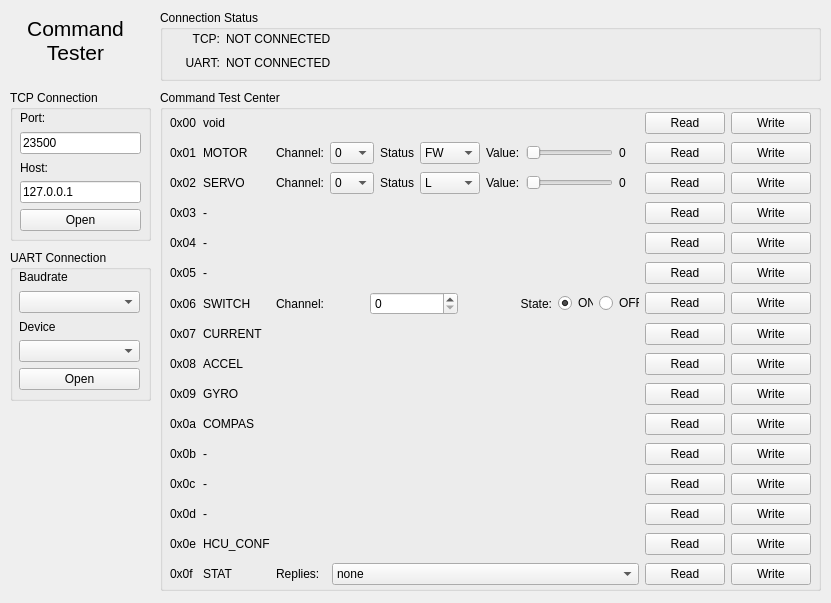
<?xml version="1.0" encoding="UTF-8"?>
<ui version="4.0">
 <class>TestCommander</class>
 <widget class="QWidget" name="TestCommander">
  <property name="geometry">
   <rect>
    <x>0</x>
    <y>0</y>
    <width>831</width>
    <height>603</height>
   </rect>
  </property>
  <property name="windowTitle">
   <string>Fuckup - Commander Testie</string>
  </property>
  <property name="windowIcon">
   <iconset resource="resources.qrc">
    <normaloff>:/icons/images/test-icon.png</normaloff>:/icons/images/test-icon.png</iconset>
  </property>
  <widget class="QGroupBox" name="groupBox">
   <property name="geometry">
    <rect>
     <x>10</x>
     <y>90</y>
     <width>141</width>
     <height>151</height>
    </rect>
   </property>
   <property name="title">
    <string>TCP Connection</string>
   </property>
   <widget class="QWidget" name="verticalLayoutWidget">
    <property name="geometry">
     <rect>
      <x>10</x>
      <y>20</y>
      <width>121</width>
      <height>121</height>
     </rect>
    </property>
    <layout class="QVBoxLayout" name="verticalLayout">
     <item>
      <widget class="QLabel" name="label_44">
       <property name="text">
        <string>Port:</string>
       </property>
      </widget>
     </item>
     <item>
      <widget class="QLineEdit" name="tcpPort">
       <property name="text">
        <string>23500</string>
       </property>
      </widget>
     </item>
     <item>
      <widget class="QLabel" name="label_42">
       <property name="text">
        <string>Host:</string>
       </property>
      </widget>
     </item>
     <item>
      <widget class="QLineEdit" name="tcpHost">
       <property name="text">
        <string>127.0.0.1</string>
       </property>
      </widget>
     </item>
     <item>
      <widget class="QPushButton" name="tcpOpenClose">
       <property name="text">
        <string>Open</string>
       </property>
      </widget>
     </item>
    </layout>
   </widget>
  </widget>
  <widget class="QGroupBox" name="groupBox_2">
   <property name="geometry">
    <rect>
     <x>10</x>
     <y>250</y>
     <width>141</width>
     <height>151</height>
    </rect>
   </property>
   <property name="title">
    <string>UART Connection</string>
   </property>
   <widget class="QWidget" name="verticalLayoutWidget_2">
    <property name="geometry">
     <rect>
      <x>9</x>
      <y>19</y>
      <width>121</width>
      <height>121</height>
     </rect>
    </property>
    <layout class="QVBoxLayout" name="verticalLayout_2">
     <item>
      <widget class="QLabel" name="label_46">
       <property name="text">
        <string>Baudrate</string>
       </property>
      </widget>
     </item>
     <item>
      <widget class="QComboBox" name="uartBaudrate"/>
     </item>
     <item>
      <widget class="QLabel" name="label_45">
       <property name="text">
        <string>Device</string>
       </property>
      </widget>
     </item>
     <item>
      <widget class="QComboBox" name="uartDevice"/>
     </item>
     <item>
      <widget class="QPushButton" name="uartOpenClose">
       <property name="text">
        <string>Open</string>
       </property>
      </widget>
     </item>
    </layout>
   </widget>
  </widget>
  <widget class="QGroupBox" name="groupBox_3">
   <property name="geometry">
    <rect>
     <x>160</x>
     <y>90</y>
     <width>661</width>
     <height>501</height>
    </rect>
   </property>
   <property name="title">
    <string>Command Test Center</string>
   </property>
   <widget class="QWidget" name="gridLayoutWidget">
    <property name="geometry">
     <rect>
      <x>10</x>
      <y>20</y>
      <width>641</width>
      <height>479</height>
     </rect>
    </property>
    <layout class="QGridLayout" name="gridLayout">
     <item row="1" column="3">
      <widget class="QPushButton" name="read_1">
       <property name="text">
        <string>Read</string>
       </property>
      </widget>
     </item>
     <item row="4" column="0">
      <widget class="QLabel" name="label_28">
       <property name="text">
        <string>0x03</string>
       </property>
      </widget>
     </item>
     <item row="7" column="4">
      <widget class="QPushButton" name="write_6">
       <property name="text">
        <string>Write</string>
       </property>
      </widget>
     </item>
     <item row="10" column="4">
      <widget class="QPushButton" name="write_9">
       <property name="text">
        <string>Write</string>
       </property>
      </widget>
     </item>
     <item row="6" column="4">
      <widget class="QPushButton" name="write_5">
       <property name="text">
        <string>Write</string>
       </property>
      </widget>
     </item>
     <item row="5" column="4">
      <widget class="QPushButton" name="write_4">
       <property name="text">
        <string>Write</string>
       </property>
      </widget>
     </item>
     <item row="4" column="4">
      <widget class="QPushButton" name="write_3">
       <property name="text">
        <string>Write</string>
       </property>
      </widget>
     </item>
     <item row="2" column="4">
      <widget class="QPushButton" name="write_2">
       <property name="text">
        <string>Write</string>
       </property>
      </widget>
     </item>
     <item row="0" column="4">
      <widget class="QPushButton" name="write_0">
       <property name="text">
        <string>Write</string>
       </property>
      </widget>
     </item>
     <item row="0" column="1">
      <widget class="QLabel" name="label_2">
       <property name="text">
        <string>void</string>
       </property>
      </widget>
     </item>
     <item row="1" column="1">
      <widget class="QLabel" name="label_3">
       <property name="text">
        <string>MOTOR</string>
       </property>
      </widget>
     </item>
     <item row="7" column="1">
      <widget class="QLabel" name="label">
       <property name="text">
        <string>SWITCH</string>
       </property>
      </widget>
     </item>
     <item row="5" column="1">
      <widget class="QLabel" name="label_5">
       <property name="text">
        <string>-</string>
       </property>
      </widget>
     </item>
     <item row="0" column="3">
      <widget class="QPushButton" name="read_0">
       <property name="text">
        <string>Read</string>
       </property>
      </widget>
     </item>
     <item row="13" column="3">
      <widget class="QPushButton" name="read_12">
       <property name="text">
        <string>Read</string>
       </property>
      </widget>
     </item>
     <item row="14" column="3">
      <widget class="QPushButton" name="read_13">
       <property name="text">
        <string>Read</string>
       </property>
      </widget>
     </item>
     <item row="8" column="3">
      <widget class="QPushButton" name="read_7">
       <property name="text">
        <string>Read</string>
       </property>
      </widget>
     </item>
     <item row="0" column="0">
      <widget class="QLabel" name="label_31">
       <property name="text">
        <string>0x00</string>
       </property>
      </widget>
     </item>
     <item row="1" column="0">
      <widget class="QLabel" name="label_30">
       <property name="text">
        <string>0x01</string>
       </property>
      </widget>
     </item>
     <item row="6" column="1">
      <widget class="QLabel" name="label_6">
       <property name="text">
        <string>-</string>
       </property>
      </widget>
     </item>
     <item row="2" column="3">
      <widget class="QPushButton" name="read_2">
       <property name="text">
        <string>Read</string>
       </property>
      </widget>
     </item>
     <item row="11" column="4">
      <widget class="QPushButton" name="write_10">
       <property name="text">
        <string>Write</string>
       </property>
      </widget>
     </item>
     <item row="12" column="4">
      <widget class="QPushButton" name="write_11">
       <property name="text">
        <string>Write</string>
       </property>
      </widget>
     </item>
     <item row="13" column="4">
      <widget class="QPushButton" name="write_12">
       <property name="text">
        <string>Write</string>
       </property>
      </widget>
     </item>
     <item row="14" column="4">
      <widget class="QPushButton" name="write_13">
       <property name="text">
        <string>Write</string>
       </property>
      </widget>
     </item>
     <item row="15" column="4">
      <widget class="QPushButton" name="write_14">
       <property name="text">
        <string>Write</string>
       </property>
      </widget>
     </item>
     <item row="16" column="4">
      <widget class="QPushButton" name="write_15">
       <property name="text">
        <string>Write</string>
       </property>
      </widget>
     </item>
     <item row="11" column="0">
      <widget class="QLabel" name="label_21">
       <property name="text">
        <string>0x0a</string>
       </property>
      </widget>
     </item>
     <item row="9" column="0">
      <widget class="QLabel" name="label_23">
       <property name="text">
        <string>0x08</string>
       </property>
      </widget>
     </item>
     <item row="8" column="0">
      <widget class="QLabel" name="label_24">
       <property name="text">
        <string>0x07</string>
       </property>
      </widget>
     </item>
     <item row="10" column="0">
      <widget class="QLabel" name="label_22">
       <property name="text">
        <string>0x09</string>
       </property>
      </widget>
     </item>
     <item row="8" column="1">
      <widget class="QLabel" name="label_7">
       <property name="text">
        <string>CURRENT</string>
       </property>
      </widget>
     </item>
     <item row="16" column="3">
      <widget class="QPushButton" name="read_15">
       <property name="text">
        <string>Read</string>
       </property>
      </widget>
     </item>
     <item row="4" column="3">
      <widget class="QPushButton" name="read_3">
       <property name="text">
        <string>Read</string>
       </property>
      </widget>
     </item>
     <item row="5" column="3">
      <widget class="QPushButton" name="read_4">
       <property name="text">
        <string>Read</string>
       </property>
      </widget>
     </item>
     <item row="12" column="3">
      <widget class="QPushButton" name="read_11">
       <property name="text">
        <string>Read</string>
       </property>
      </widget>
     </item>
     <item row="10" column="3">
      <widget class="QPushButton" name="read_9">
       <property name="text">
        <string>Read</string>
       </property>
      </widget>
     </item>
     <item row="11" column="3">
      <widget class="QPushButton" name="read_10">
       <property name="text">
        <string>Read</string>
       </property>
      </widget>
     </item>
     <item row="9" column="3">
      <widget class="QPushButton" name="read_8">
       <property name="text">
        <string>Read</string>
       </property>
      </widget>
     </item>
     <item row="6" column="3">
      <widget class="QPushButton" name="read_5">
       <property name="text">
        <string>Read</string>
       </property>
      </widget>
     </item>
     <item row="13" column="0">
      <widget class="QLabel" name="label_19">
       <property name="text">
        <string>0x0c</string>
       </property>
      </widget>
     </item>
     <item row="12" column="0">
      <widget class="QLabel" name="label_20">
       <property name="text">
        <string>0x0b</string>
       </property>
      </widget>
     </item>
     <item row="14" column="0">
      <widget class="QLabel" name="label_18">
       <property name="text">
        <string>0x0d</string>
       </property>
      </widget>
     </item>
     <item row="5" column="0">
      <widget class="QLabel" name="label_27">
       <property name="text">
        <string>0x04</string>
       </property>
      </widget>
     </item>
     <item row="15" column="0">
      <widget class="QLabel" name="label_17">
       <property name="text">
        <string>0x0e</string>
       </property>
      </widget>
     </item>
     <item row="15" column="1">
      <widget class="QLabel" name="label_14">
       <property name="text">
        <string>HCU_CONF</string>
       </property>
      </widget>
     </item>
     <item row="14" column="1">
      <widget class="QLabel" name="label_13">
       <property name="text">
        <string>-</string>
       </property>
      </widget>
     </item>
     <item row="13" column="1">
      <widget class="QLabel" name="label_12">
       <property name="text">
        <string>-</string>
       </property>
      </widget>
     </item>
     <item row="12" column="1">
      <widget class="QLabel" name="label_11">
       <property name="text">
        <string>-</string>
       </property>
      </widget>
     </item>
     <item row="11" column="1">
      <widget class="QLabel" name="label_10">
       <property name="text">
        <string>COMPAS</string>
       </property>
      </widget>
     </item>
     <item row="2" column="0">
      <widget class="QLabel" name="label_29">
       <property name="text">
        <string>0x02</string>
       </property>
      </widget>
     </item>
     <item row="16" column="1">
      <widget class="QLabel" name="label_15">
       <property name="text">
        <string>STAT</string>
       </property>
      </widget>
     </item>
     <item row="9" column="1">
      <widget class="QLabel" name="label_8">
       <property name="text">
        <string>ACCEL</string>
       </property>
      </widget>
     </item>
     <item row="10" column="1">
      <widget class="QLabel" name="label_9">
       <property name="text">
        <string>GYRO</string>
       </property>
      </widget>
     </item>
     <item row="15" column="3">
      <widget class="QPushButton" name="read_14">
       <property name="text">
        <string>Read</string>
       </property>
      </widget>
     </item>
     <item row="6" column="0">
      <widget class="QLabel" name="label_26">
       <property name="text">
        <string>0x05</string>
       </property>
      </widget>
     </item>
     <item row="7" column="0">
      <widget class="QLabel" name="label_25">
       <property name="text">
        <string>0x06</string>
       </property>
      </widget>
     </item>
     <item row="7" column="3">
      <widget class="QPushButton" name="read_6">
       <property name="text">
        <string>Read</string>
       </property>
      </widget>
     </item>
     <item row="9" column="4">
      <widget class="QPushButton" name="write_8">
       <property name="text">
        <string>Write</string>
       </property>
      </widget>
     </item>
     <item row="16" column="0">
      <widget class="QLabel" name="label_16">
       <property name="text">
        <string>0x0f</string>
       </property>
      </widget>
     </item>
     <item row="4" column="1">
      <widget class="QLabel" name="label_4">
       <property name="text">
        <string>-</string>
       </property>
      </widget>
     </item>
     <item row="8" column="4">
      <widget class="QPushButton" name="write_7">
       <property name="text">
        <string>Write</string>
       </property>
      </widget>
     </item>
     <item row="1" column="4">
      <widget class="QPushButton" name="write_1">
       <property name="text">
        <string>Write</string>
       </property>
      </widget>
     </item>
     <item row="2" column="1">
      <widget class="QLabel" name="label_32">
       <property name="text">
        <string>SERVO</string>
       </property>
      </widget>
     </item>
     <item row="1" column="2">
      <layout class="QHBoxLayout" name="horizontalLayout">
       <item>
        <widget class="QLabel" name="label_33">
         <property name="text">
          <string>Channel:</string>
         </property>
        </widget>
       </item>
       <item>
        <widget class="QComboBox" name="motChan">
         <property name="maximumSize">
          <size>
           <width>45</width>
           <height>16777215</height>
          </size>
         </property>
         <item>
          <property name="text">
           <string>0</string>
          </property>
         </item>
         <item>
          <property name="text">
           <string>1</string>
          </property>
         </item>
         <item>
          <property name="text">
           <string>2</string>
          </property>
         </item>
         <item>
          <property name="text">
           <string>3</string>
          </property>
         </item>
         <item>
          <property name="text">
           <string>4</string>
          </property>
         </item>
         <item>
          <property name="text">
           <string>5</string>
          </property>
         </item>
         <item>
          <property name="text">
           <string>6</string>
          </property>
         </item>
         <item>
          <property name="text">
           <string>7</string>
          </property>
         </item>
         <item>
          <property name="text">
           <string>8</string>
          </property>
         </item>
         <item>
          <property name="text">
           <string>9</string>
          </property>
         </item>
         <item>
          <property name="text">
           <string>10</string>
          </property>
         </item>
         <item>
          <property name="text">
           <string>11</string>
          </property>
         </item>
         <item>
          <property name="text">
           <string>12</string>
          </property>
         </item>
         <item>
          <property name="text">
           <string>13</string>
          </property>
         </item>
         <item>
          <property name="text">
           <string>14</string>
          </property>
         </item>
         <item>
          <property name="text">
           <string>15</string>
          </property>
         </item>
        </widget>
       </item>
       <item>
        <widget class="QLabel" name="label_35">
         <property name="text">
          <string>Status</string>
         </property>
        </widget>
       </item>
       <item>
        <widget class="QComboBox" name="motMode">
         <property name="minimumSize">
          <size>
           <width>60</width>
           <height>0</height>
          </size>
         </property>
         <property name="maximumSize">
          <size>
           <width>60</width>
           <height>16777215</height>
          </size>
         </property>
         <item>
          <property name="text">
           <string>FW</string>
          </property>
         </item>
         <item>
          <property name="text">
           <string>BW</string>
          </property>
         </item>
         <item>
          <property name="text">
           <string>BRAKE</string>
          </property>
         </item>
        </widget>
       </item>
       <item>
        <widget class="QLabel" name="label_34">
         <property name="text">
          <string>Value:</string>
         </property>
        </widget>
       </item>
       <item>
        <widget class="QSlider" name="motVal">
         <property name="maximum">
          <number>255</number>
         </property>
         <property name="orientation">
          <enum>Qt::Horizontal</enum>
         </property>
        </widget>
       </item>
       <item>
        <widget class="QLabel" name="motValLab">
         <property name="minimumSize">
          <size>
           <width>20</width>
           <height>0</height>
          </size>
         </property>
         <property name="text">
          <string>0</string>
         </property>
        </widget>
       </item>
      </layout>
     </item>
     <item row="2" column="2">
      <layout class="QHBoxLayout" name="horizontalLayout_2">
       <item>
        <widget class="QLabel" name="label_36">
         <property name="text">
          <string>Channel:</string>
         </property>
        </widget>
       </item>
       <item>
        <widget class="QComboBox" name="servChan">
         <property name="maximumSize">
          <size>
           <width>45</width>
           <height>16777215</height>
          </size>
         </property>
         <item>
          <property name="text">
           <string>0</string>
          </property>
         </item>
         <item>
          <property name="text">
           <string>1</string>
          </property>
         </item>
         <item>
          <property name="text">
           <string>2</string>
          </property>
         </item>
         <item>
          <property name="text">
           <string>3</string>
          </property>
         </item>
         <item>
          <property name="text">
           <string>4</string>
          </property>
         </item>
         <item>
          <property name="text">
           <string>5</string>
          </property>
         </item>
         <item>
          <property name="text">
           <string>6</string>
          </property>
         </item>
         <item>
          <property name="text">
           <string>7</string>
          </property>
         </item>
         <item>
          <property name="text">
           <string>8</string>
          </property>
         </item>
         <item>
          <property name="text">
           <string>9</string>
          </property>
         </item>
         <item>
          <property name="text">
           <string>10</string>
          </property>
         </item>
         <item>
          <property name="text">
           <string>11</string>
          </property>
         </item>
         <item>
          <property name="text">
           <string>12</string>
          </property>
         </item>
         <item>
          <property name="text">
           <string>13</string>
          </property>
         </item>
         <item>
          <property name="text">
           <string>14</string>
          </property>
         </item>
         <item>
          <property name="text">
           <string>15</string>
          </property>
         </item>
        </widget>
       </item>
       <item>
        <widget class="QLabel" name="label_37">
         <property name="text">
          <string>Status</string>
         </property>
        </widget>
       </item>
       <item>
        <widget class="QComboBox" name="servMode">
         <property name="minimumSize">
          <size>
           <width>60</width>
           <height>0</height>
          </size>
         </property>
         <property name="maximumSize">
          <size>
           <width>60</width>
           <height>16777215</height>
          </size>
         </property>
         <item>
          <property name="text">
           <string>L</string>
          </property>
         </item>
         <item>
          <property name="text">
           <string>R</string>
          </property>
         </item>
         <item>
          <property name="text">
           <string>Center</string>
          </property>
         </item>
        </widget>
       </item>
       <item>
        <widget class="QLabel" name="label_38">
         <property name="text">
          <string>Value:</string>
         </property>
        </widget>
       </item>
       <item>
        <widget class="QSlider" name="servVal">
         <property name="maximum">
          <number>255</number>
         </property>
         <property name="orientation">
          <enum>Qt::Horizontal</enum>
         </property>
        </widget>
       </item>
       <item>
        <widget class="QLabel" name="servValLab">
         <property name="minimumSize">
          <size>
           <width>20</width>
           <height>0</height>
          </size>
         </property>
         <property name="text">
          <string>0</string>
         </property>
        </widget>
       </item>
      </layout>
     </item>
     <item row="7" column="2">
      <layout class="QHBoxLayout" name="horizontalLayout_3">
       <item>
        <widget class="QLabel" name="label_39">
         <property name="text">
          <string>Channel:</string>
         </property>
        </widget>
       </item>
       <item>
        <widget class="QSpinBox" name="swChan">
         <property name="maximum">
          <number>127</number>
         </property>
        </widget>
       </item>
       <item>
        <widget class="QLabel" name="label_40">
         <property name="text">
          <string>State:</string>
         </property>
         <property name="alignment">
          <set>Qt::AlignRight|Qt::AlignTrailing|Qt::AlignVCenter</set>
         </property>
        </widget>
       </item>
       <item>
        <widget class="QRadioButton" name="swOn">
         <property name="minimumSize">
          <size>
           <width>35</width>
           <height>0</height>
          </size>
         </property>
         <property name="maximumSize">
          <size>
           <width>35</width>
           <height>16777215</height>
          </size>
         </property>
         <property name="text">
          <string>ON</string>
         </property>
         <property name="checked">
          <bool>true</bool>
         </property>
        </widget>
       </item>
       <item>
        <widget class="QRadioButton" name="swOff">
         <property name="minimumSize">
          <size>
           <width>40</width>
           <height>0</height>
          </size>
         </property>
         <property name="maximumSize">
          <size>
           <width>40</width>
           <height>16777215</height>
          </size>
         </property>
         <property name="text">
          <string>OFF</string>
         </property>
        </widget>
       </item>
      </layout>
     </item>
     <item row="16" column="2">
      <layout class="QHBoxLayout" name="horizontalLayout_4">
       <item>
        <widget class="QLabel" name="label_43">
         <property name="minimumSize">
          <size>
           <width>50</width>
           <height>0</height>
          </size>
         </property>
         <property name="maximumSize">
          <size>
           <width>50</width>
           <height>16777215</height>
          </size>
         </property>
         <property name="text">
          <string>Replies:</string>
         </property>
        </widget>
       </item>
       <item>
        <widget class="QComboBox" name="comboBox_7">
         <item>
          <property name="text">
           <string>none</string>
          </property>
         </item>
        </widget>
       </item>
      </layout>
     </item>
    </layout>
   </widget>
  </widget>
  <widget class="QGroupBox" name="groupBox_4">
   <property name="geometry">
    <rect>
     <x>160</x>
     <y>10</y>
     <width>661</width>
     <height>71</height>
    </rect>
   </property>
   <property name="title">
    <string>Connection Status</string>
   </property>
   <widget class="QWidget" name="gridLayoutWidget_2">
    <property name="geometry">
     <rect>
      <x>10</x>
      <y>20</y>
      <width>641</width>
      <height>41</height>
     </rect>
    </property>
    <layout class="QGridLayout" name="gridLayout_2">
     <item row="1" column="0">
      <widget class="QLabel" name="label_48">
       <property name="minimumSize">
        <size>
         <width>50</width>
         <height>0</height>
        </size>
       </property>
       <property name="maximumSize">
        <size>
         <width>50</width>
         <height>16777215</height>
        </size>
       </property>
       <property name="text">
        <string>UART:</string>
       </property>
       <property name="alignment">
        <set>Qt::AlignRight|Qt::AlignTrailing|Qt::AlignVCenter</set>
       </property>
      </widget>
     </item>
     <item row="0" column="0">
      <widget class="QLabel" name="label_47">
       <property name="minimumSize">
        <size>
         <width>50</width>
         <height>0</height>
        </size>
       </property>
       <property name="maximumSize">
        <size>
         <width>50</width>
         <height>16777215</height>
        </size>
       </property>
       <property name="text">
        <string>TCP:</string>
       </property>
       <property name="alignment">
        <set>Qt::AlignRight|Qt::AlignTrailing|Qt::AlignVCenter</set>
       </property>
      </widget>
     </item>
     <item row="0" column="1">
      <widget class="QLabel" name="tcpStatus">
       <property name="text">
        <string>NOT CONNECTED</string>
       </property>
      </widget>
     </item>
     <item row="1" column="1">
      <widget class="QLabel" name="uartStatus">
       <property name="text">
        <string>NOT CONNECTED</string>
       </property>
      </widget>
     </item>
    </layout>
   </widget>
  </widget>
  <widget class="QLabel" name="label_41">
   <property name="geometry">
    <rect>
     <x>10</x>
     <y>10</y>
     <width>131</width>
     <height>61</height>
    </rect>
   </property>
   <property name="font">
    <font>
     <pointsize>16</pointsize>
    </font>
   </property>
   <property name="text">
    <string>Command&lt;br/&gt;Tester</string>
   </property>
   <property name="alignment">
    <set>Qt::AlignCenter</set>
   </property>
  </widget>
 </widget>
 <resources>
  <include location="resources.qrc"/>
 </resources>
 <connections>
  <connection>
   <sender>motVal</sender>
   <signal>valueChanged(int)</signal>
   <receiver>motValLab</receiver>
   <slot>setNum(int)</slot>
   <hints>
    <hint type="sourcelabel">
     <x>599</x>
     <y>83</y>
    </hint>
    <hint type="destinationlabel">
     <x>672</x>
     <y>83</y>
    </hint>
   </hints>
  </connection>
  <connection>
   <sender>servVal</sender>
   <signal>valueChanged(int)</signal>
   <receiver>servValLab</receiver>
   <slot>setNum(int)</slot>
   <hints>
    <hint type="sourcelabel">
     <x>598</x>
     <y>113</y>
    </hint>
    <hint type="destinationlabel">
     <x>671</x>
     <y>113</y>
    </hint>
   </hints>
  </connection>
 </connections>
</ui>
